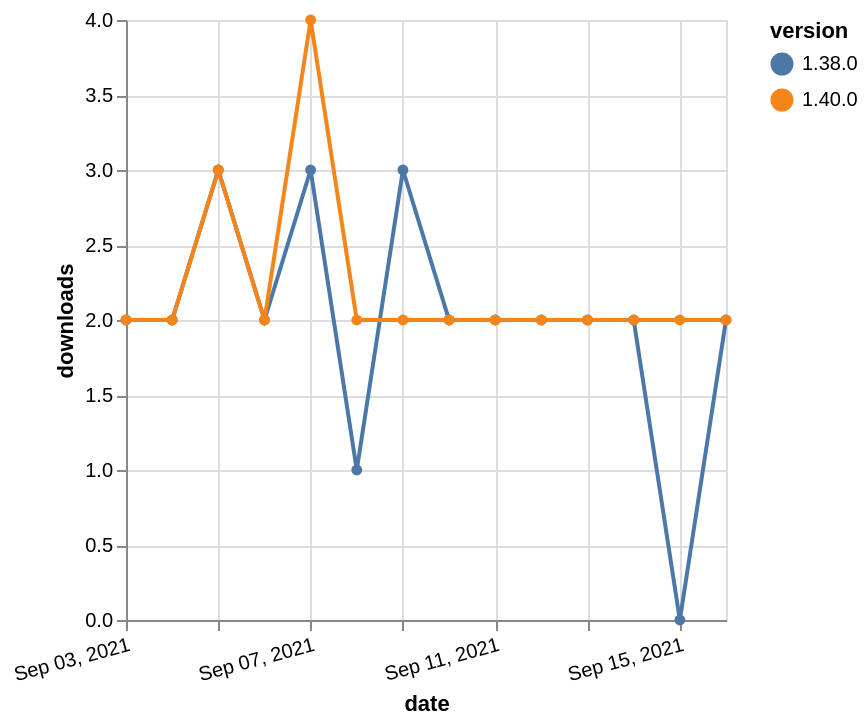

The Vega-Lite source for this figure:
### Vega-Lite specification from a JSON file in a GitHub repository (floating-point values rounded to 4 significant figures)
{"$schema": "https://vega.github.io/schema/vega-lite/v5.json", "description": "A simple bar chart with embedded data.", "data": {"values": [{"date": "2021-09-03", "total": 2335, "delta": 2, "version": "1.38.0"}, {"date": "2021-09-04", "total": 2337, "delta": 2, "version": "1.38.0"}, {"date": "2021-09-05", "total": 2340, "delta": 3, "version": "1.38.0"}, {"date": "2021-09-06", "total": 2342, "delta": 2, "version": "1.38.0"}, {"date": "2021-09-07", "total": 2345, "delta": 3, "version": "1.38.0"}, {"date": "2021-09-08", "total": 2346, "delta": 1, "version": "1.38.0"}, {"date": "2021-09-09", "total": 2349, "delta": 3, "version": "1.38.0"}, {"date": "2021-09-10", "total": 2351, "delta": 2, "version": "1.38.0"}, {"date": "2021-09-11", "total": 2353, "delta": 2, "version": "1.38.0"}, {"date": "2021-09-12", "total": 2355, "delta": 2, "version": "1.38.0"}, {"date": "2021-09-13", "total": 2357, "delta": 2, "version": "1.38.0"}, {"date": "2021-09-14", "total": 2359, "delta": 2, "version": "1.38.0"}, {"date": "2021-09-15", "total": 2359, "delta": 0, "version": "1.38.0"}, {"date": "2021-09-16", "total": 2361, "delta": 2, "version": "1.38.0"}, {"date": "2021-09-03", "total": 2488, "delta": 2, "version": "1.40.0"}, {"date": "2021-09-04", "total": 2490, "delta": 2, "version": "1.40.0"}, {"date": "2021-09-05", "total": 2493, "delta": 3, "version": "1.40.0"}, {"date": "2021-09-06", "total": 2495, "delta": 2, "version": "1.40.0"}, {"date": "2021-09-07", "total": 2499, "delta": 4, "version": "1.40.0"}, {"date": "2021-09-08", "total": 2501, "delta": 2, "version": "1.40.0"}, {"date": "2021-09-09", "total": 2503, "delta": 2, "version": "1.40.0"}, {"date": "2021-09-10", "total": 2505, "delta": 2, "version": "1.40.0"}, {"date": "2021-09-11", "total": 2507, "delta": 2, "version": "1.40.0"}, {"date": "2021-09-12", "total": 2509, "delta": 2, "version": "1.40.0"}, {"date": "2021-09-13", "total": 2511, "delta": 2, "version": "1.40.0"}, {"date": "2021-09-14", "total": 2513, "delta": 2, "version": "1.40.0"}, {"date": "2021-09-15", "total": 2515, "delta": 2, "version": "1.40.0"}, {"date": "2021-09-16", "total": 2517, "delta": 2, "version": "1.40.0"}]}, "width": "container", "mark": {"type": "line", "point": {"filled": true}}, "encoding": {"x": {"field": "date", "type": "temporal", "timeUnit": "yearmonthdate", "title": "date", "axis": {"labelAngle": -15}}, "y": {"field": "delta", "type": "quantitative", "title": "downloads"}, "color": {"field": "version", "type": "nominal"}, "tooltip": {"field": "delta"}}}
